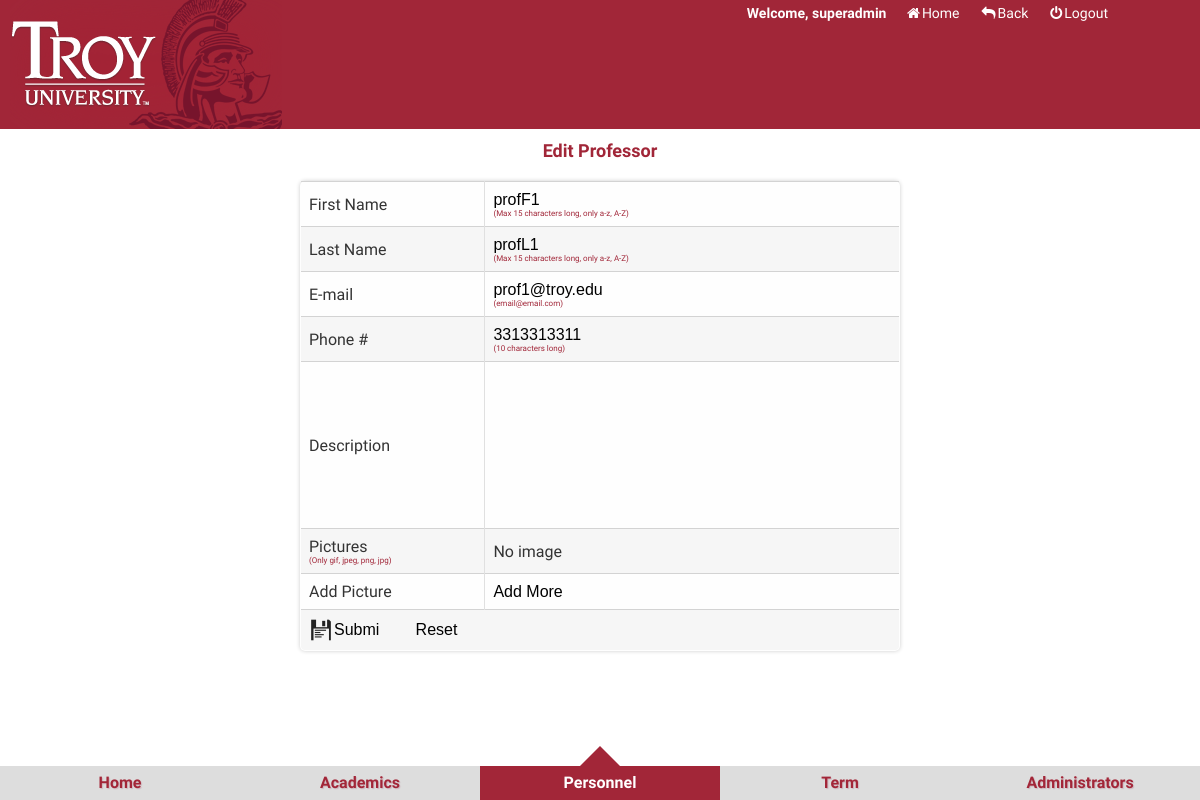
Screenshot of /admin/editProf.php?id=1 (signed in) with the database file from the repository.
### tables this page shows
CREATE TABLE IF NOT EXISTS `troy_professors` (
  `id` int(10) unsigned NOT NULL AUTO_INCREMENT,
  `profFirstName` varchar(55) NOT NULL,
  `profLastName` varchar(55) NOT NULL,
  `profEmail` varchar(55) NOT NULL,
  `profPhoneNum` varchar(55) NOT NULL,
  `profDesc` varchar(255) DEFAULT NULL,
  PRIMARY KEY (`id`)
);

### lib/mysql.func.php (called while the page is built, shortened)
<?php
function fetchOne($sql,$result_type=MYSQLI_ASSOC){
    $link=mysqli_connect(DB_HOST,DB_USER,DB_PWD,DB_DBNAME) or die("Connect MySQL Fail:".mysqli_errno($link).":".mysqli_errno($link));
    $result=mysqli_query($link,$sql);
    $row=mysqli_fetch_array($result,$result_type);
    return $row;
}
function fetchAll($sql,$result_type=MYSQLI_ASSOC){
    $link=mysqli_connect(DB_HOST,DB_USER,DB_PWD,DB_DBNAME) or die("Connect MySQL Fail:".mysqli_errno($link).":".mysqli_errno($link));
    $result=mysqli_query($link,$sql);
    while(@$row=mysqli_fetch_array($result,$result_type)){
        $rows[]=$row;
    }
    return $rows;
}

### core/professor.inc.php (called while the page is built, shortened)
<?php
function getAllProf(){
    $sql="select * from troy_professors";
    $rows=fetchAll($sql);
    return $rows;
}
function getProfById($id){
    $sql="select p.id,p.profFirstName,p.profLastName,p.profEmail,p.profPhoneNum,p.profDesc,a.id,a.albumPath from troy_professors as p LEFT JOIN troy_album a ON p.id=a.pId WHERE p.id={$id}";
    $row=fetchOne($sql);
    return $row;
}

### lib/image.func.php (called while the page is built, shortened)
<?php
function getAllImgsByProfId($id){
    $sql="select id,albumPath from troy_album where pId={$id}";
    $rows=fetchAll($sql);
    return $rows;
}

### admin/editProf.php (the view, shortened to what this page needs)
<?php
$rows=getAllProf();
$id=$_REQUEST['id'];
$profInfo=getProfById($id);
$profImgs=getAllImgsByProfId($id);
?>
<!DOCTYPE html>
<html lang="en">
<head>
    <link href="../css/normalize.css" type="text/css" rel="stylesheet">
    <link href="css/main.css" type="text/css" rel="stylesheet">
    <link href="css/content.css" type="text/css" rel="stylesheet">
    <link href="../css/font-awesome.css" type="text/css" rel="stylesheet">
    <link href="css/animation.css" type="text/css" rel="stylesheet">
    <link href="css/backstage.css" type="text/css" rel="stylesheet">
</head>
<body>
<div class="head">
    <div class="logo fl"><a href="#"></a></div>
    <div class="operation_user fr">
        <div class="link">
            <b style="color:#fff">Welcome,
                <?php
                if(isset($_SESSION['TroyCourSYSadminName'])){
                    echo $_SESSION['TroyCourSYSadminName'];
                }elseif(isset($_COOKIE['TroyCourSYSadminName'])){
                    echo $_COOKIE['TroyCourSYSadminName'];
                }
                ?>
            </b>&nbsp;&nbsp;<a href="index.php" style="color:#fff" class="" ><i class="fa fa-home"></i><span>Home</span></a><a href="#" class="" onclick="history.go(-1)" style="color:#fff"><i class="fa fa-reply"></i><span>Back</span></a><a href="doAdminAction.php?act=logout" class="" style="color:#fff"><i class="fa fa-power-off"></i><span>Logout</span></a>
        </div>
    </div>
</div>
<div class="container">
    <div class="st-container">
        <a href="#st-panel-1">Home</a>
        <a href="#st-panel-2">Academics</a>
        <a href="#st-panel-3">Personnel</a>
        <a href="#st-panel-4">Term</a>
        <a href="#st-panel-5">Administrators</a>
        <div class="details">
            <form action="doAdminAction.php?act=editProf&id=<?php echo $id;?>" onsubmit="return FormProfCheck()" method="post" enctype="multipart/form-data">
                <table class="table" width="70%" border="1" cellpadding="5" cellspacing="0" bgcolor="#cccccc">
                    <caption>Edit Professor</caption>
                    <tr>
                        <td align="right">First Name</td>
                        <td><input type="text" name="profFirstName" value="<?php echo $profInfo['profFirstName'];?>"/><span style="color:#a12638;font-size:8px;"><li>(Max 15 characters long, only a-z, A-Z)</li></span></td>
                    </tr>
                    <tr>
                        <td align="right">Last Name</td>
                        <td><input type="text" name="profLastName" value="<?php echo $profInfo['profLastName'];?>"/><span style="color:#a12638;font-size:8px;"><li>(Max 15 characters long, only a-z, A-Z)</li></span></td>
                    </tr>
                    <tr>
                        <td align="right">E-mail</td>
                        <td><input type="email" name="profEmail" value="<?php echo $profInfo['profEmail'];?>"/><span style="color:#a12638;font-size:8px;"><li>(email@email.com)</li></span></td>
                    </tr>
                    <tr>
                        <td align="right">Phone #</td>
                        <td><input type="number" name="profPhoneNum" value="<?php echo $profInfo['profPhoneNum'];?>"/><span style="color:#a12638;font-size:8px;"><li>(10 characters long)</li></span></td>
                    </tr>
                    <tr>
                        <td align="right">Description</td>
                        <td>
                            <textarea name="profDesc" id="editor_id" style="width:100%;height:150px;"><?php echo $profInfo['profDesc'];?></textarea>
                        </td>
                    </tr>
                    <tr>
                        <td align="right">Pictures<span style="color:#a12638;font-size:8px;"><li>(Only gif, jpeg, png, jpg)</li></span></td>
                        <td>
                            <?php
                            if($profImgs&&is_array($profImgs)){?>
                                <?php foreach($profImgs as $img):?>
                                    <img width="100" height="100" src="uploads/<?php echo $img['albumPath'];?>" alt=""/><input type="button" value="Delete" class="btn" onclick="delImg(<?php echo $id;?>,<?php echo $img['id']; ?>)">
                                <?php endforeach;?>
                            <?php }else{echo "No image";};?>
                        </td>
                    </tr>
                    <tr>
                        <td align="right">Add Picture</td>
                        <td id="files">
                            <input type="button" value="Add More" onclick="AddMorePic()">
                        </td>
                    </tr>
                    <tr>
                        <td colspan="2"><input type="submit" class="sub24x24"  value="Submit"/><input type="reset" class="res24x24"  value="Reset"/></td>
                    </tr>
                </table>
            </form>
        </div>
    </div>
</div>
</body>
</html>

### admin/css/main.css (style rules this page uses)
* { margin: 0;padding:0;font-family: 'Exo', sans-serif; }
body { font-family: Georgia,Serif;background: #fff;font-weight: 400;font-size: 15px;color: #333;-webkit-font-smoothing:antialiased; }
a { text-decoration: none;color: #555; }
li { list-style: none; }
input,select,textarea { outline: none;border: none; background: none; }
textarea { resize: none; }
.fr { float:right }
.fl { float:left }
.head { position:relative;height: 129px;width:100%; background:#a12638;overflow: hidden;z-index: 999999;font-family:"Josefin Slab","Myriad Pro",Arial,sans-serif; }
.logo { width: 282px; height: 100%; background: url(../../img/logo-TROY.png) 10px center no-repeat; }
.operation_user { height:27px;font-size:14px;overflow: hidden;position: absolute;top:0;right:0%;margin-right:80px; }
.link { line-height:27px; }
.link span { padding: 0 2px; }
.link a { padding: 0 10px; }
.st-container { width: 100%;height: 100%;position: absolute;left:0;bottom:0px;font-family:"Josefin Slab","Myriad Pro",Arial,sans-serif; }
.st-container>input,.st-container>a { width: 20%;height: 34px;line-height:34px;position: fixed;bottom:0px;cursor: pointer; }
.st-container>a { z-index: 10;font-weight: 700;font-size: 16px;background: #ddd;text-align: center;color:#A22638;text-shadow:1px 1px 1px rgba(151,24,64,0.2); }
#st-control-1,#st-control-1 + a { left:0; }
#st-control-2,#st-control-2 + a { left:20%; }
#st-control-3,#st-control-3 + a { left:40%; }
#st-control-4,#st-control-4 + a { left:60%; }
#st-control-5,#st-control-5 + a { left:80%; }
.st-container input:checked + a,.st-container input:checked:hover + a { background:#A22638;color:#FFF }
.st-container input:checked + a:after { content: "";width: 0;height: 0;overflow: hidden;border:20px solid transparent;border-bottom-color: #A22638;position: absolute;left: 50%;margin-left: -20px;bottom:100%;margin-top: 34px; }

### admin/css/backstage.css (style rules this page uses)
.sub24x24 { background: url(../img/icon/submitBtn24x24.png) no-repeat left center;padding-left:25px;width: 70px;height: 24px; }
.res24x24 { background: url(../img/icon/resetBtn24x24.png) no-repeat left center;padding-left:25px;width: 70px;height: 24px;margin-left: 10px }
.details { margin-top: 140px }
table { overflow:hidden;font-size: 16px;font-family: 'Exo', sans-serif;border:1px solid #d3d3d3;background:#fefefe;border-collapse:collapse;width:50%;margin:5% auto;border-radius:5px;-webkit-border-radius:5px;-moz-border-radius:5px;box-shadow: 0 0 4px rgba(0, 0, 0, 0.2);-webkit-box-shadow: 0 0 4px rgba(0, 0, 0, 0.2);-moz-box-shadow: 0 0 4px rgba(0, 0, 0, 0.2); }
.table caption { color: #a12638;padding-bottom: 20px;font-size: 18px;font-family: 'Exo', sans-serif;font-weight: bold }
.table th, .table td { padding:8px; text-align:left; }
.table td { border-right:1px solid #e0e0e0; }
.table tr:nth-child(even) { background:#f6f6f6; }

### admin/editProf.php (style rules this page uses)
body { overflow: hidden; }

### rows the page displays
troy_professors: profFirstName "profF1", profLastName "profL1", profEmail "prof1@troy.edu", profPhoneNum "3313313311"

### other values shown
$_SESSION['TroyCourSYSadminName'] "superadmin"
